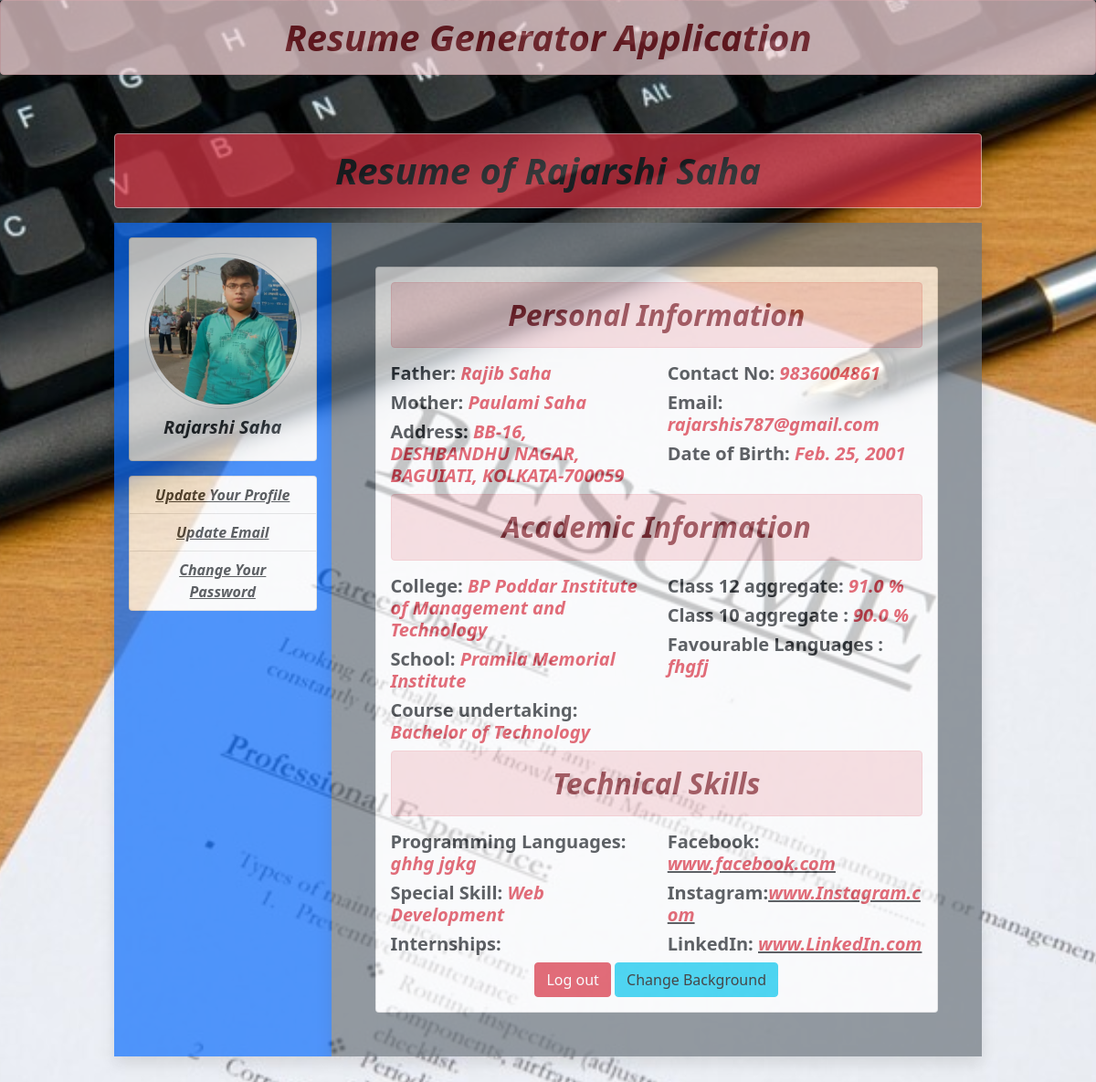
Page /viewResume/15/ (signed in) on the committed database.
### resume/models.py (models this page shows, shortened)
class profile(models.Model):
    user = models.ForeignKey(User, on_delete=models.CASCADE)
    name = models.CharField(max_length=100, default=' ')
    profile_img = models.ImageField(upload_to='pro_img', blank=True)
    dob = models.DateField()
    mobile_no = models.PositiveIntegerField()
    state = models.CharField(max_length=200, choices=STATE_CHOICES)
    address = models.CharField(max_length=250)
    father_name = models.CharField(max_length=150)
    mother_name = models.CharField(max_length=150)
    college_name = models.TextField()
    school_name = models.TextField()
    class_12 = models.FloatField()
    class_10 = models.FloatField()
    persue_course = models.CharField(max_length=150, choices=COURSE_CHOICES)
    language = models.TextField(blank=True)

class skills(models.Model):
    profile = models.OneToOneField(profile, on_delete=models.CASCADE)
    code = models.TextField(default='')
    skill_name = models.CharField(max_length=200)
    intern_exp = models.TextField()
    facebook = models.CharField(max_length=150)
    instagram = models.CharField(max_length=150)
    linkedIn = models.CharField(max_length=150)

### resume/views.py (the view)
# urls.py: path('viewResume/<int:id>/', views.resume_view, name='resumeView'),
def resume_view(request, id):
    if request.user.is_authenticated:
        prof = profile.objects.get(pk=id)
        skill = skills.objects.get(profile=prof.id)
        return render(request, 'resume.html', {'prof': prof, 'skill': skill})
    else:
        return HttpResponseRedirect('/')

### templates/resume.html (shortened to what this page needs)
{% extends 'base.html' %}
{% block content %}
<div class="row setRadius">
    <h1 class="text-center text-danger fw-bold bg-danger text-dark alert alert-danger shadow "> <i>Resume of {{prof.name}}
    </i> </h1>
    <div class="col-sm-3 shadow p-3 bg-primary">
        <div class="card">
            <div class="card-body">
                <img src={{prof.profile_img.url}} alt="" class="img-fluid img-thumbnail mb-2 setImage">
                <h5 class="text-center fw-bold"><strong><i>{{prof.name}}</i></strong></h5>
            </div>
        </div>
        <div class="list-group my-3">
            <a href="{% url 'updateProfile' prof.id %}" class="list-group-item text-center fw-bold"><u><i>Update Your Profile</i></u></a>
            <a href="{% url 'updateEmail' %}" class="list-group-item text-center fw-bold"><u><i>Update Email</i></u></a>
            <a href="{% url 'changePassword' %}" class="list-group-item text-center fw-bold"><u><i>Change Your Password</i></u></a>
        </div>
    </div>
    <div class="col-sm-9 shadow p-5 bg-secondary">
        <div class="card">
            <div class="card-body">
                <h2 class="text-center alert alert-danger"> <strong> <i>Personal Information</i></strong> </h2>
                <div class="row">
                    <div class="col-sm-6">
                        <h5 class="fw-bold">Father: <strong class="text-danger"><i>{{prof.father_name}}</i></strong></h5>
                        <h5 class="fw-bold">Mother: <strong class="text-danger"><i>{{prof.mother_name}}</i></strong></h5>
                        <h5 class="fw-bold">Address: <strong class="text-danger"><i>{{prof.address}}</i></strong></h5>
                    </div>
                    <div class="col-sm-6">
                        <h5 class="fw-bold">Contact No: <strong class="text-danger"><i>{{prof.mobile_no}}</i></strong></h5>
                        <h5 class="fw-bold">Email: <strong class="text-danger"><i>{{request.user.email}}</i></strong></h5>
                        <h5 class="fw-bold">Date of Birth: <strong class="text-danger"><i>{{prof.dob}}</i></strong></h5>
                    </div>
                </div>
                <h2 class="text-center alert alert-danger"> <strong><i>Academic Information</i></strong> </h2>
                <div class="row">
                    <div class="col-sm-6">
                        <h5 class="fw-bold">College: <strong class="text-danger"><i>{{prof.college_name}}</i></strong></h5>
                        <h5 class="fw-bold">School: <strong class="text-danger"><i>{{prof.school_name}}</i></strong></h5>
                        <h5 class="fw-bold">Course undertaking: <strong class="text-danger"><i>{{prof.persue_course}}</i></strong></h5>
                    </div>
                    <div class="col-sm-6">
                        <h5 class="fw-bold">Class 12 aggregate: <strong class="text-danger"><i>{{prof.class_12}} %</i></strong></h5>
                        <h5 class="fw-bold">Class 10 aggregate : <strong class="text-danger"><i>{{prof.class_10}} %</i></strong> </h5>
                         <h5 class="fw-bold">Favourable Languages : <strong class="text-danger"><i>{{prof.language}}</i></strong> </h5>
                    </div>
                </div>
                <h2 class="text-center alert alert-danger"> <strong><i>Technical Skills</i></strong> </h2>
                <div class="row">
                    <div class="col-sm-6">
                        <h5 class="fw-bold">Programming Languages: <strong class="text-danger"><i>{{skill.code}}</i></strong></h5>
                        <h5 class="fw-bold">Special Skill: <strong class="text-danger"><i>{{skill.skill_name}}</i></strong></h5>
                        <h5 class="fw-bold">Internships: <strong class="text-danger"></strong></h5>
                    </div>
                    <div class="col-sm-6">
                        <h5 class="fw-bold">Facebook: <u> <a href="{{skill.facebook}}/" class="text-decoration-none"><strong class="text-danger"><i>{{skill.facebook}} </i></strong></a> </u></h5>
                        <h5 class="fw-bold">Instagram:<u><a href="{{skill.instagram}}/" class="text-decoration-none"><strong class="text-danger"><i>{{skill.instagram}} </i></strong></a></u></h5>
                        <h5 class="fw-bold">LinkedIn: <u><a href="{{skill.linkedIn}}/" class="text-decoration-none"><strong class="text-danger"><i>{{skill.linkedIn}} </i></strong></a></u></h5>
                    </div>
                    <div class="text-center">
                        <a href="{% url 'logout'%}" class="btn btn-danger">Log out</a>
                        <a href="#" class="btn btn-info" id="change">Change Background</a>
                    </div>
                </div>
            </div>
        </div>
    </div>
</div>
{% endblock content %}

### templates/base.html (shortened to what this page needs)
<!DOCTYPE html>
<html lang="en">
{% load static %}
<head>
    <link href="https://cdn.jsdelivr.net/npm/bootstrap@5.0.2/dist/css/bootstrap.min.css" rel="stylesheet"
>
    <link rel="stylesheet" href="{% static 'resume/css/style.css'%}">
</head>
<body>
    <h1 class="text-center alert alert-danger fw-bold"> <i>Resume Generator Application</i> </h1>
    <section class="innerSection">
        <div class="container my-5">
            <div class="row my-3">
                <div class="col-sm-10 offset-1">
                    {% block content %}
                    {% endblock content %}
                </div>
            </div>
        </div>
    </section>
</body>
</html>

### resume/static/resume/css/style.css (style rules this page uses)
.setRadius { border-radius: 50%; }
.setImage { border-radius: 50%; }
body { background: url('/static/resume/images/resume_image.jpg'); opacity: 0.7; background-size: cover; background-position: center; }

### rows in the picture
profile: name "Rajarshi Saha", profile_img (picture), father_name "Rajib Saha", mother_name "Paulami Saha", address "BB-16, DESHBANDHU NAGAR, BAGUIATI, KOLKATA-700059", mobile_no "9836004861", dob "Feb. 25, 2001", college_name "BP Poddar Institute of Management and Technology", school_name "Pramila Memorial Institute", persue_course "Bachelor of Technology", class_12 "91.0", class_10 "90.0", language "fhgfj"
skills: code "ghhg jgkg", skill_name "Web Development", facebook "www.facebook.com", instagram "www.Instagram.com", linkedIn "www.LinkedIn.com"

### other values in the picture
{{ request.user.email }} "rajarshis787@gmail.com"
